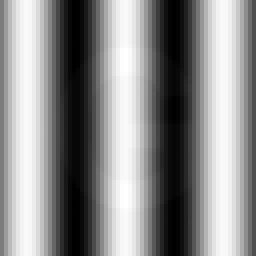
#> input picture practice/Online3/21/noisy_image.png, 64 x 64 px (shown 4 times larger)
$ python solveA.py
#> lines starting #> are read from the running program, lines starting #| are printed output that depends on the picture; after the words box and inside, x2 and y2 are one past the last pixel; in counts of white or black regions, pixels touching at a corner belong together
"""
CSE 220: Online - "Prove Your Relevancy" (image denoising via Fourier Transform)

Task: load noisy_image.png, use the Fourier Transform to filter out periodic
      noise, and recover a recognizable letter.

NOTE ON THE FFT RESTRICTION: unlike the other CFT onlines, this problem does NOT
state "no np.fft allowed" - it is a 2D DISCRETE image-processing task (the hint
"apply FT row by row" is about the discrete 1D FFT of each image row), so np.fft
is the appropriate and expected tool here.

Two approaches are given, matching the hint:
  A) Row-by-row 1D FFT + notch filtering (exactly what the hint suggests)
  B) Full 2D FFT + a radial low-pass / notch mask (usually the fastest/most robust)
Both are provided; use whichever recovers the clearest letter for your actual image.
"""

import numpy as np
import matplotlib.pyplot as plt

# NOTE: point this at your actual intercepted file.
IMAGE_PATH = "noisy_image.png"


def load_grayscale(path):
    """Loads an image as a 2D float array in [0, 1]. Falls back to a synthetic
    noisy test image (a letter 'A' + periodic stripe noise) if the real file
    isn't found, so the pipeline below is runnable/demoable on its own."""
#> called with path = 'noisy_image.png'
    try:
        img = plt.imread(path)
#> img is the input picture: shape (64, 64, 4) float32; mean R, G, B, A 0.548, 0.548, 0.548, 1
        if img.ndim == 3:
            img = img[..., :3].mean(axis=2)  # RGB -> grayscale
#> img: shape (64, 64) float32
        return img.astype(float)
    except FileNotFoundError:
        print(f"[!] '{path}' not found - generating a synthetic demo image instead.")
        return _synthetic_demo_image()


# [20 lines left out: function _synthetic_demo_image, not called in this run]


# ======================= APPROACH A: row-by-row 1D FFT ==============================
def denoise_row_by_row(img, notch_frac=0.06):
    """
    For each row, take its 1D FFT, zero out the highest-frequency bins (which
    typically carry high-frequency periodic/salt noise while preserving the
    coarse letter shape), then inverse FFT back.
    `notch_frac` = fraction of the row's frequency bins (from the Nyquist edge
    inward) that get zeroed out on each side.
    """
#> called with notch_frac = 0.06
    rows, cols = img.shape
#> rows = 64; cols = 64
    cutoff = int(cols * notch_frac)
#> cutoff = 3
    out = np.zeros_like(img)
    for r in range(rows):
        F = np.fft.fft(img[r])
        F_shift = np.fft.fftshift(F)
        mid = cols // 2
        # zero out a band near the extreme (highest) frequencies
        F_shift[:cutoff] = 0
        F_shift[-cutoff:] = 0
        F_back = np.fft.ifftshift(F_shift)
        out[r] = np.real(np.fft.ifft(F_back))
    return out


# ======================= APPROACH B: full 2D FFT + radial low-pass ===================
def denoise_2d_lowpass(img, keep_radius_frac=0.15):
    """
    Full 2D FFT, then keep only a low-frequency disk of radius
    `keep_radius_frac * min(rows, cols)/2` around the DC term (zero-frequency),
    zeroing everything else. This removes fine periodic/high-frequency noise
    while preserving the coarse shape of the letter.
    """
#> called with keep_radius_frac = 0.15
    F = np.fft.fft2(img)
    F_shift = np.fft.fftshift(F)

    rows, cols = img.shape
#> rows = 64; cols = 64
    cy, cx = rows // 2, cols // 2
#> cy = 32; cx = 32
    yy, xx = np.meshgrid(np.arange(rows), np.arange(cols), indexing="ij")
    radius = np.sqrt((yy - cy) ** 2 + (xx - cx) ** 2)
    keep_radius = keep_radius_frac * min(rows, cols) / 2
#> keep_radius = 4.8

    mask = radius <= keep_radius
    F_filtered = F_shift * mask

    img_back = np.real(np.fft.ifft2(np.fft.ifftshift(F_filtered)))
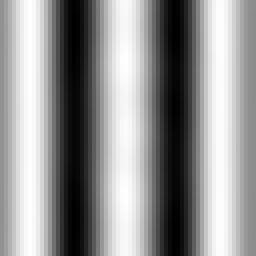
#> img_back: shape (64, 64) float64 (shown 4 times larger); min -0.0324, max 0.972, mean 0.548; drawn with min black and max white
    return img_back, np.abs(F_shift), mask


# ======================= APPROACH B2: notch filter for KNOWN noise peaks ==============
# [25 lines left out: function denoise_2d_notch, not called in this run]


# ======================= APPROACH C: full-row notch (best for pure horizontal noise) =
def denoise_row_notch(img, dc_keep_width=1):
    """
    Special case of the notch idea, tuned for noise that is a PURE function of x
    (i.e. vertical stripes with no y-variation at all). Such noise puts ALL of its
    energy exactly on the zero-vertical-frequency row of the 2D spectrum (row = cy,
    the row through the DC term) - so we can remove essentially the whole thing by
    zeroing that entire row except a tiny window around the true DC term, while
    leaving every other row (which is where any real 2D content, like a letter,
    lives) completely untouched.
    """
    rows, cols = img.shape
    cy, cx = rows // 2, cols // 2
    F = np.fft.fft2(img)
    F_shift = np.fft.fftshift(F)

    mask = np.ones((rows, cols), dtype=bool)
    mask[cy, :] = False
    mask[cy, cx - dc_keep_width:cx + dc_keep_width + 1] = True  # keep true DC

    F_filtered = F_shift * mask
    img_back = np.real(np.fft.ifft2(np.fft.ifftshift(F_filtered)))
    return img_back


if __name__ == "__main__":
    img = load_grayscale(IMAGE_PATH)

    denoised_rowwise = denoise_row_by_row(img, notch_frac=0.06)
    denoised_2d, mag_spectrum, lp_mask = denoise_2d_lowpass(img, keep_radius_frac=0.15)
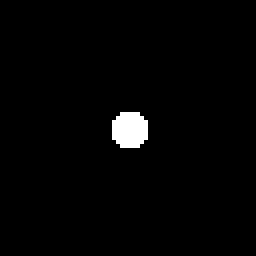
#> lp_mask: shape (64, 64) bool (shown 4 times larger); 1.7% white; 1 white region, box (x1, y1, x2, y2) and area: (28, 28, 37, 37) 69
    denoised_row_notch = denoise_row_notch(img, dc_keep_width=0)
#> in denoise_row_notch, `img_back = np.real(np.fft.ifft2(np.fft.ifftshift(F_filtered)))`:
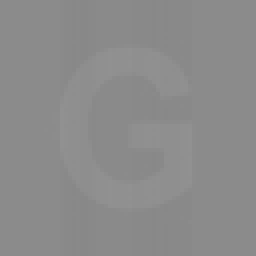
#> img_back: shape (64, 64) float64 (shown 4 times larger); min 0.535, max 0.571, mean 0.548

    fig, axes = plt.subplots(2, 3, figsize=(13, 9))
    axes[0, 0].imshow(img, cmap="gray"); axes[0, 0].set_title("Noisy input")
    axes[0, 1].imshow(np.log1p(mag_spectrum), cmap="viridis")
    axes[0, 1].set_title("2D FFT magnitude spectrum (log scale)\n"
                          "-> here ALL noise energy sits on one horizontal line")
    axes[0, 2].axis("off")
    axes[1, 0].imshow(denoised_rowwise, cmap="gray")
    axes[1, 0].set_title("Approach A: row-by-row 1D FFT notch")
    axes[1, 1].imshow(denoised_2d, cmap="gray")
    axes[1, 1].set_title("Approach B: 2D FFT radial low-pass")
    axes[1, 2].imshow(denoised_row_notch, cmap="gray")
    axes[1, 2].set_title("Approach C: full-row notch\n(best for this image)")
    for ax in axes.ravel():
        ax.axis("off")
    plt.savefig("denoising_results.png")
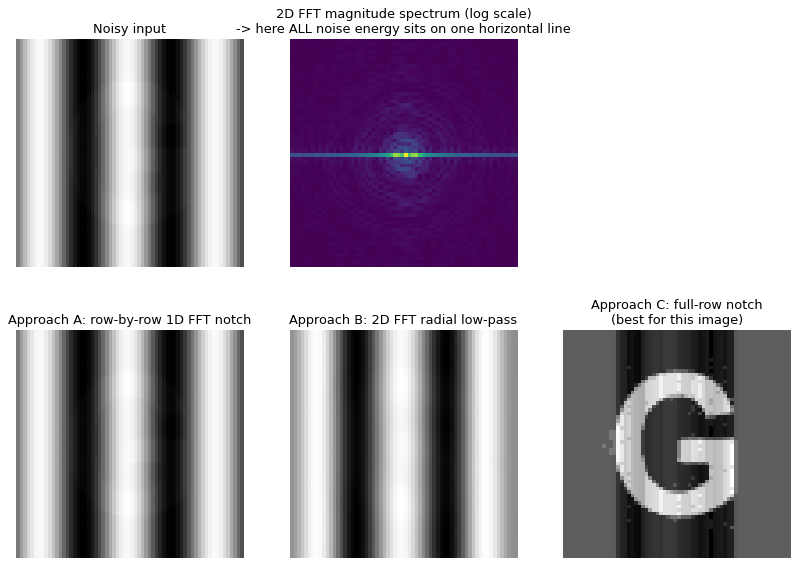
#> figure drawn by matplotlib, 5 panels
    plt.tight_layout()
    plt.show()
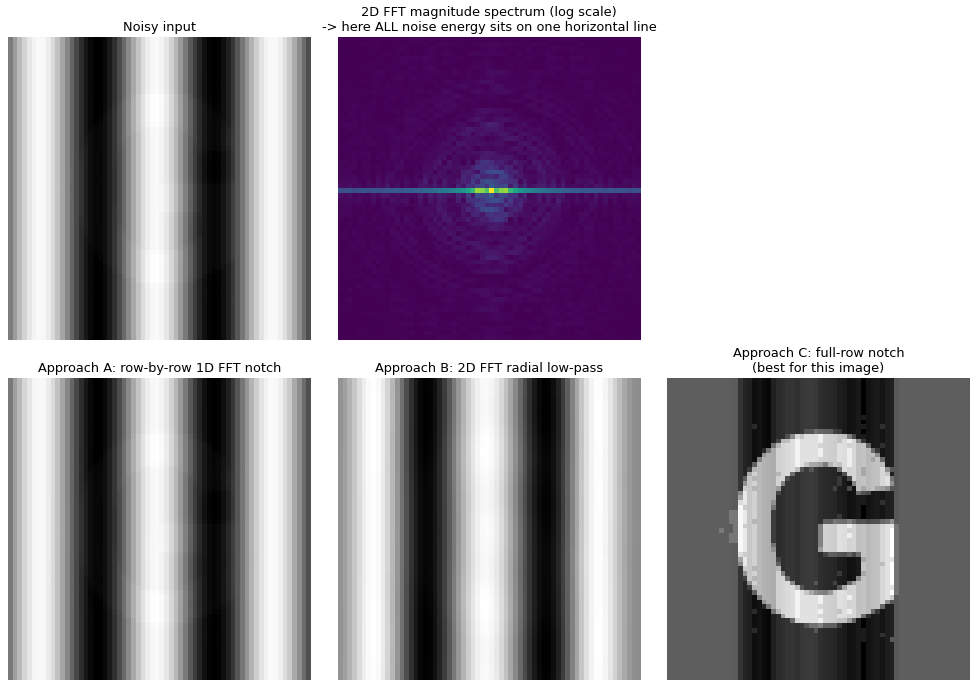
#> figure drawn by matplotlib, 5 panels

    print("Workflow for the real exam image:")
    print("1. Run this script on noisy_image.png and look at the log-magnitude")
    print("   spectrum panel (top-right).")
    print("2. If the noise shows as bright, isolated dots away from the center,")
    print("   read off their (row, col) pixel coordinates and pass them into")
    print("   denoise_2d_notch(img, peak_coords=[...]) for the cleanest result.")
    print("3. If the noise is spread across high frequencies generally, use")
    print("   denoise_2d_lowpass() or denoise_row_by_row() and tune the cutoff")
    print("   fraction until the letter is recognizable (perfect clarity is NOT")
    print("   required per the problem statement).")
